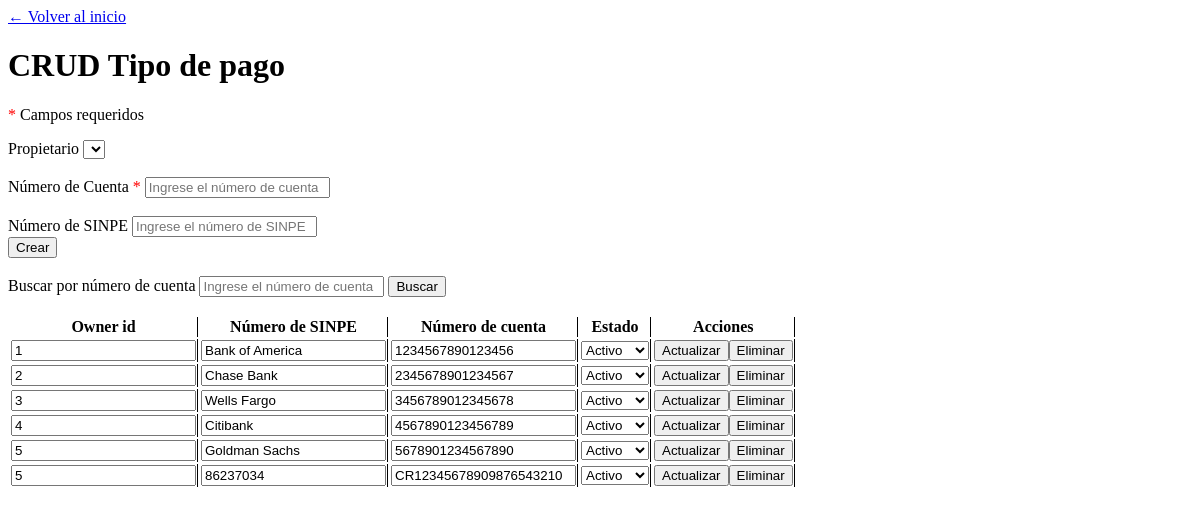
/Proyecto/view/paymentTypeView.php (signed in), run on an earlier commit of the app's database.
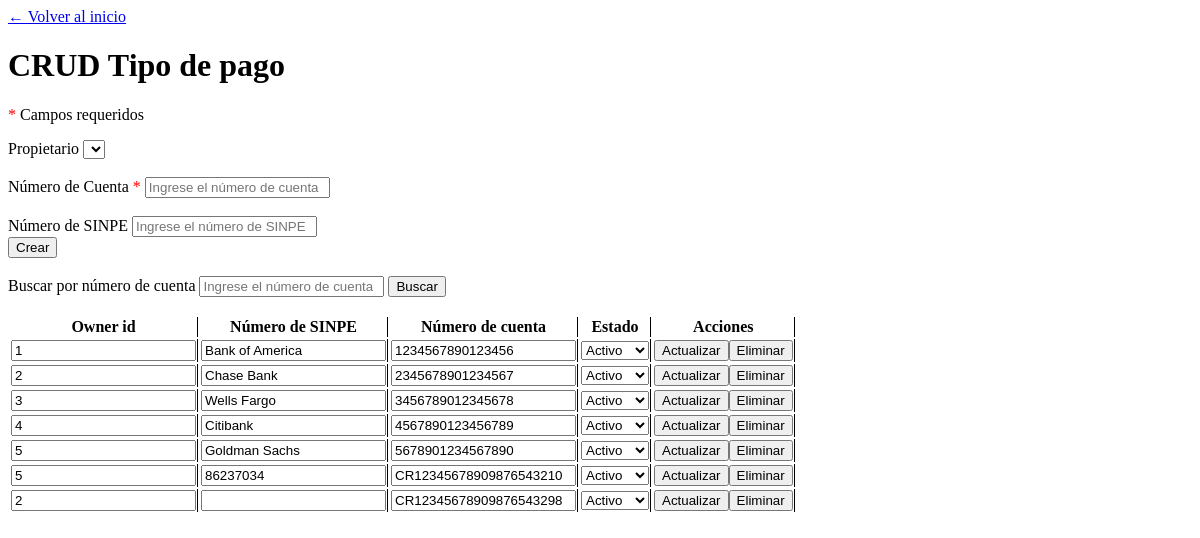
And on a later commit of the database.
### tables this page shows
CREATE TABLE `tbpaymenttype` (
  `tbpaymenttypeid` int(11) NOT NULL,
  `tbownerid` int(11) NOT NULL,
  `tbpaymenttypenumber` varchar(50) NOT NULL,
  `tbpaymenttypesinpenumber` varchar(100) NOT NULL,
  `tbpaymenttypestatus` tinyint(1) NOT NULL DEFAULT 1,
  `tbpaymenttypeisactive` int(11) NOT NULL DEFAULT 1
);

### Proyecto/data/paymentTypeData.php (called while the page is built, shortened)
<?php
include_once '../domain/PaymentType.php';
class paymentTypeData extends Data {
    public function getAllTbPaymentType() {
        $conn = mysqli_connect($this->server, $this->user, $this->password, $this->db);
        $conn->set_charset('utf8');
        $query = "SELECT * FROM tbpaymenttype WHERE tbpaymenttypeisactive=1;";
        $result = mysqli_query($conn, $query);
        $bankA = [];
        while ($row = mysqli_fetch_assoc($result)) {
            $currentPaymentType= new PaymentType($row['tbpaymenttypeid'], $row['tbownerid'], $row['tbpaymenttypenumber'],
            $row['tbpaymenttypesinpenumber'], $row['tbpaymenttypestatus']);
            array_push($bankA, $currentPaymentType);
        }
        return $bankA;
    }
}

### Proyecto/business/paymentTypeBusiness.php (called while the page is built, shortened)
<?php
include_once  '../data/paymentTypeData.php';
class paymentTypeBusiness {
    private $paymentTypeData;
    public function __construct() {
        $this->paymentTypeData = new paymentTypeData();
    }
    public function getAll() {
        return $this->paymentTypeData->getAllTbPaymentType();
    }
}

### Proyecto/domain/PaymentType.php (called while the page is built, shortened)
<?php
class PaymentType {
    private $ownerId;
    private $accountNumber;
    private $status;
    private $sinpeNumber;
    public function __construct ($tbPaymentTypeId, $ownerId, $accountNumber,$sinpeNumber, $status){
        $this->ownerId = $ownerId;
        $this->accountNumber = $accountNumber;
        $this->status = $status;
        $this->sinpeNumber = $sinpeNumber;
    }
    public function getOwnerId() {
        return $this->ownerId;
    }
    public function getAccountNumber(){
        return $this->accountNumber;
    }
    public function getStatus(){
        return $this->status;
    }
    public function getSinpeNumber(){
        return $this->sinpeNumber;
    }
}

### Proyecto/view/paymentTypeView.php (the view, shortened to what this page needs)
<!DOCTYPE html>
<html lang="es">
<head>
    <?php
        require '../business/paymentTypeBusiness.php';
    ?>
</head>
<body>
    <a href="adminView.php">← Volver al inicio</a>
    <header>
        <h1>CRUD Tipo de pago</h1>
        <p><span class="required">*</span> Campos requeridos</p>
    </header>
    <section>
        <form method="post" id="formCreate">
            <label for="ownerId">Propietario</label>
            <select name="ownerId" id="ownerId" required>
            <br><br>
            <label for="accountNumber">Número de Cuenta <span class="required">*</label>
            <input placeholder="Ingrese el número de cuenta" type="text" name="accountNumber" id="accountNumber"/><br><br>
            <label for="sinpeNumber">Número de SINPE</label>
            <input placeholder="Ingrese el número de SINPE" type="text" name="sinpeNumber" id="sinpeNumber"/><br>
            <input type="submit" value="Crear" name="create" id="create"/>
        </form>
    </section>
    <br>
    <section>
        <form id="formSearchOne" method="get">
            <label for="searchOne">Buscar por número de cuenta</label>
            <input type="text" required placeholder="Ingrese el número de cuenta" name="searchOne" id="searchOne">
            <input type="submit" value="Buscar"/>
        </form>
        <br>
        <table>
            <thead>
                <tr>
                    <th>Owner id</th>
                    <th>Número de SINPE</th>
                    <th>Número de cuenta</th>
                    <th>Estado</th>
                    <th>Acciones</th>
                </tr>
            </thead>
            <tbody>
                <?php
                    $paymentTypeBusiness = new paymentTypeBusiness();
                    $all = $paymentTypeBusiness->getAll();
                    if (count($all) > 0) {
                        foreach ($all as $current) {
                            echo '<form method="post" action="../business/paymentTypeAction.php" onsubmit="return confirmAction(event);">';
                            echo '<tr>';
                                echo '<td><input type="text" name="OwnerId" value="' . $current->getOwnerId() . '"/></td>';
                                echo '<td><input type="text" name="SinpeNumber" value="' . $current->getSinpeNumber() . '"/></td>';
                                echo '<td><input type="text" name="AccountNumber" value="' . $current->getAccountNumber() . '"/></td>';
                                echo '<td><select name="Status" id="Status">
                                                <option value="1"' . (($current->getStatus() == 1) ? ' selected' : '') . '>Activo</option>
                                                <option value="0"' . (($current->getStatus() == 0) ? ' selected' : '') . '>Inactivo</option>
                                            </select></td>';
                                echo '<td>';
                                    echo '<input type="submit" value="Actualizar" name="update"/>';
                                    echo '<input type="submit" value="Eliminar" name="delete"/>';
                                echo '</td>';
                            echo '</tr>';
                            echo '</form>';
                        }
                    } else {
                        echo '<tr>';
                            echo '<td colspan="5" style="text-align: center;">No hay registros</td>';
                        echo '</tr>';
                    }
                ?>
            </tbody>
        </table>
    </section>
</body>
</html>

### Proyecto/view/paymentTypeView.php (style rules this page uses)
td, th { border-right: 1px solid; }
.required { color: red; }

What changed in the data, as far as the page shows it:
added tbpaymenttype: OwnerId "2", AccountNumber "CR12345678909876543298", Status "Activo"
